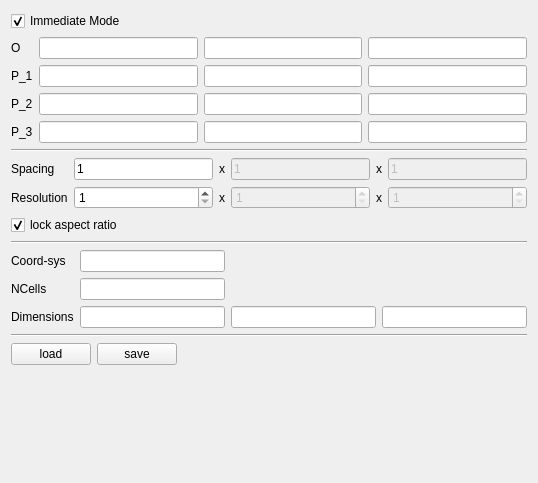
<?xml version="1.0" encoding="UTF-8"?>
<ui version="4.0">
 <class>pqSQVolumeSourceForm</class>
 <widget class="QWidget" name="pqSQVolumeSourceForm">
  <property name="geometry">
   <rect>
    <x>0</x>
    <y>0</y>
    <width>538</width>
    <height>483</height>
   </rect>
  </property>
  <property name="windowTitle">
   <string>Form</string>
  </property>
  <layout class="QVBoxLayout" name="verticalLayout">
   <item>
    <layout class="QHBoxLayout" name="horizontalLayout_8">
     <item>
      <widget class="QCheckBox" name="immediateMode">
       <property name="text">
        <string>Immediate Mode</string>
       </property>
       <property name="checked">
        <bool>true</bool>
       </property>
      </widget>
     </item>
     <item>
      <spacer name="horizontalSpacer_4">
       <property name="orientation">
        <enum>Qt::Horizontal</enum>
       </property>
       <property name="sizeHint" stdset="0">
        <size>
         <width>40</width>
         <height>20</height>
        </size>
       </property>
      </spacer>
     </item>
    </layout>
   </item>
   <item>
    <layout class="QGridLayout" name="gridLayout">
     <item row="0" column="0">
      <widget class="QLabel" name="label">
       <property name="text">
        <string>O</string>
       </property>
       <property name="buddy">
        <cstring>o_x</cstring>
       </property>
      </widget>
     </item>
     <item row="0" column="1">
      <widget class="QLineEdit" name="o_x"/>
     </item>
     <item row="0" column="2">
      <widget class="QLineEdit" name="o_y"/>
     </item>
     <item row="0" column="3">
      <widget class="QLineEdit" name="o_z"/>
     </item>
     <item row="1" column="0">
      <widget class="QLabel" name="label_2">
       <property name="text">
        <string>P_1</string>
       </property>
       <property name="buddy">
        <cstring>p1_x</cstring>
       </property>
      </widget>
     </item>
     <item row="1" column="1">
      <widget class="QLineEdit" name="p1_x"/>
     </item>
     <item row="1" column="2">
      <widget class="QLineEdit" name="p1_y"/>
     </item>
     <item row="1" column="3">
      <widget class="QLineEdit" name="p1_z"/>
     </item>
     <item row="2" column="0">
      <widget class="QLabel" name="label_3">
       <property name="text">
        <string>P_2</string>
       </property>
       <property name="buddy">
        <cstring>p2_x</cstring>
       </property>
      </widget>
     </item>
     <item row="2" column="1">
      <widget class="QLineEdit" name="p2_x"/>
     </item>
     <item row="2" column="2">
      <widget class="QLineEdit" name="p2_y"/>
     </item>
     <item row="2" column="3">
      <widget class="QLineEdit" name="p2_z"/>
     </item>
     <item row="3" column="0">
      <widget class="QLabel" name="label_11">
       <property name="text">
        <string>P_3</string>
       </property>
       <property name="buddy">
        <cstring>p3_x</cstring>
       </property>
      </widget>
     </item>
     <item row="3" column="1">
      <widget class="QLineEdit" name="p3_x"/>
     </item>
     <item row="3" column="2">
      <widget class="QLineEdit" name="p3_y"/>
     </item>
     <item row="3" column="3">
      <widget class="QLineEdit" name="p3_z"/>
     </item>
    </layout>
   </item>
   <item>
    <widget class="Line" name="line_2">
     <property name="orientation">
      <enum>Qt::Horizontal</enum>
     </property>
    </widget>
   </item>
   <item>
    <layout class="QGridLayout" name="gridLayout_3">
     <item row="0" column="1">
      <widget class="QLineEdit" name="dx">
       <property name="text">
        <string>1</string>
       </property>
       <property name="readOnly">
        <bool>false</bool>
       </property>
      </widget>
     </item>
     <item row="0" column="2">
      <widget class="QLabel" name="label_12">
       <property name="text">
        <string>x</string>
       </property>
      </widget>
     </item>
     <item row="0" column="3">
      <widget class="QLineEdit" name="dy">
       <property name="enabled">
        <bool>false</bool>
       </property>
       <property name="text">
        <string>1</string>
       </property>
       <property name="readOnly">
        <bool>false</bool>
       </property>
      </widget>
     </item>
     <item row="0" column="4">
      <widget class="QLabel" name="label_13">
       <property name="text">
        <string>x</string>
       </property>
      </widget>
     </item>
     <item row="0" column="5">
      <widget class="QLineEdit" name="dz">
       <property name="enabled">
        <bool>false</bool>
       </property>
       <property name="text">
        <string>1</string>
       </property>
       <property name="readOnly">
        <bool>false</bool>
       </property>
      </widget>
     </item>
     <item row="1" column="0">
      <widget class="QLabel" name="label_5">
       <property name="text">
        <string>Resolution</string>
       </property>
       <property name="buddy">
        <cstring>res_x</cstring>
       </property>
      </widget>
     </item>
     <item row="1" column="1">
      <widget class="QSpinBox" name="res_x">
       <property name="minimum">
        <number>1</number>
       </property>
       <property name="maximum">
        <number>999999999</number>
       </property>
      </widget>
     </item>
     <item row="1" column="2">
      <widget class="QLabel" name="label_6">
       <property name="text">
        <string>x</string>
       </property>
      </widget>
     </item>
     <item row="1" column="3">
      <widget class="QSpinBox" name="res_y">
       <property name="enabled">
        <bool>false</bool>
       </property>
       <property name="readOnly">
        <bool>false</bool>
       </property>
       <property name="minimum">
        <number>1</number>
       </property>
       <property name="maximum">
        <number>999999999</number>
       </property>
      </widget>
     </item>
     <item row="1" column="4">
      <widget class="QLabel" name="label_14">
       <property name="text">
        <string>x</string>
       </property>
      </widget>
     </item>
     <item row="1" column="5">
      <widget class="QSpinBox" name="res_z">
       <property name="enabled">
        <bool>false</bool>
       </property>
       <property name="readOnly">
        <bool>false</bool>
       </property>
       <property name="minimum">
        <number>1</number>
       </property>
       <property name="maximum">
        <number>999999999</number>
       </property>
      </widget>
     </item>
     <item row="0" column="0">
      <widget class="QLabel" name="label_8">
       <property name="text">
        <string>Spacing</string>
       </property>
       <property name="buddy">
        <cstring>dx</cstring>
       </property>
      </widget>
     </item>
    </layout>
   </item>
   <item>
    <layout class="QHBoxLayout" name="horizontalLayout_7">
     <item>
      <layout class="QVBoxLayout" name="verticalLayout_2">
       <item>
        <widget class="QCheckBox" name="aspectLock">
         <property name="text">
          <string>lock aspect ratio</string>
         </property>
         <property name="checked">
          <bool>true</bool>
         </property>
        </widget>
       </item>
      </layout>
     </item>
     <item>
      <spacer name="horizontalSpacer_3">
       <property name="orientation">
        <enum>Qt::Horizontal</enum>
       </property>
       <property name="sizeHint" stdset="0">
        <size>
         <width>40</width>
         <height>20</height>
        </size>
       </property>
      </spacer>
     </item>
    </layout>
   </item>
   <item>
    <widget class="Line" name="line_3">
     <property name="orientation">
      <enum>Qt::Horizontal</enum>
     </property>
    </widget>
   </item>
   <item>
    <layout class="QGridLayout" name="gridLayout_2">
     <item row="0" column="0">
      <widget class="QLabel" name="label_10">
       <property name="sizePolicy">
        <sizepolicy hsizetype="Preferred" vsizetype="Preferred">
         <horstretch>0</horstretch>
         <verstretch>0</verstretch>
        </sizepolicy>
       </property>
       <property name="text">
        <string>Coord-sys</string>
       </property>
       <property name="buddy">
        <cstring>coordStatus</cstring>
       </property>
      </widget>
     </item>
     <item row="0" column="1">
      <widget class="QLineEdit" name="coordStatus">
       <property name="readOnly">
        <bool>true</bool>
       </property>
      </widget>
     </item>
     <item row="1" column="0">
      <widget class="QLabel" name="label_9">
       <property name="text">
        <string>NCells</string>
       </property>
       <property name="buddy">
        <cstring>nCells</cstring>
       </property>
      </widget>
     </item>
     <item row="1" column="1">
      <widget class="QLineEdit" name="nCells">
       <property name="readOnly">
        <bool>true</bool>
       </property>
      </widget>
     </item>
     <item row="2" column="0">
      <widget class="QLabel" name="label_7">
       <property name="text">
        <string>Dimensions</string>
       </property>
       <property name="buddy">
        <cstring>dim_x</cstring>
       </property>
      </widget>
     </item>
     <item row="2" column="1">
      <widget class="QLineEdit" name="dim_x">
       <property name="readOnly">
        <bool>true</bool>
       </property>
      </widget>
     </item>
     <item row="2" column="2">
      <widget class="QLineEdit" name="dim_y">
       <property name="readOnly">
        <bool>true</bool>
       </property>
      </widget>
     </item>
     <item row="2" column="3">
      <widget class="QLineEdit" name="dim_z">
       <property name="readOnly">
        <bool>true</bool>
       </property>
      </widget>
     </item>
    </layout>
   </item>
   <item>
    <widget class="Line" name="line_4">
     <property name="orientation">
      <enum>Qt::Horizontal</enum>
     </property>
    </widget>
   </item>
   <item>
    <layout class="QHBoxLayout" name="horizontalLayout_5">
     <item>
      <widget class="QPushButton" name="restore">
       <property name="text">
        <string>load</string>
       </property>
      </widget>
     </item>
     <item>
      <widget class="QPushButton" name="save">
       <property name="text">
        <string>save</string>
       </property>
      </widget>
     </item>
     <item>
      <spacer name="horizontalSpacer_5">
       <property name="orientation">
        <enum>Qt::Horizontal</enum>
       </property>
       <property name="sizeHint" stdset="0">
        <size>
         <width>40</width>
         <height>20</height>
        </size>
       </property>
      </spacer>
     </item>
    </layout>
   </item>
   <item>
    <spacer name="verticalSpacer">
     <property name="orientation">
      <enum>Qt::Vertical</enum>
     </property>
     <property name="sizeHint" stdset="0">
      <size>
       <width>20</width>
       <height>136</height>
      </size>
     </property>
    </spacer>
   </item>
  </layout>
 </widget>
 <tabstops>
  <tabstop>o_x</tabstop>
  <tabstop>o_y</tabstop>
  <tabstop>o_z</tabstop>
  <tabstop>p1_x</tabstop>
  <tabstop>p1_y</tabstop>
  <tabstop>p1_z</tabstop>
  <tabstop>p2_x</tabstop>
  <tabstop>p2_y</tabstop>
  <tabstop>p2_z</tabstop>
  <tabstop>p3_x</tabstop>
  <tabstop>p3_y</tabstop>
  <tabstop>p3_z</tabstop>
  <tabstop>dx</tabstop>
  <tabstop>dy</tabstop>
  <tabstop>dz</tabstop>
  <tabstop>res_x</tabstop>
  <tabstop>res_y</tabstop>
  <tabstop>res_z</tabstop>
  <tabstop>aspectLock</tabstop>
  <tabstop>coordStatus</tabstop>
  <tabstop>nCells</tabstop>
  <tabstop>dim_x</tabstop>
  <tabstop>dim_y</tabstop>
  <tabstop>dim_z</tabstop>
  <tabstop>restore</tabstop>
  <tabstop>save</tabstop>
 </tabstops>
 <resources/>
 <connections>
  <connection>
   <sender>aspectLock</sender>
   <signal>toggled(bool)</signal>
   <receiver>res_y</receiver>
   <slot>setDisabled(bool)</slot>
   <hints>
    <hint type="sourcelabel">
     <x>270</x>
     <y>148</y>
    </hint>
    <hint type="destinationlabel">
     <x>199</x>
     <y>148</y>
    </hint>
   </hints>
  </connection>
  <connection>
   <sender>aspectLock</sender>
   <signal>toggled(bool)</signal>
   <receiver>dy</receiver>
   <slot>setDisabled(bool)</slot>
   <hints>
    <hint type="sourcelabel">
     <x>70</x>
     <y>221</y>
    </hint>
    <hint type="destinationlabel">
     <x>315</x>
     <y>161</y>
    </hint>
   </hints>
  </connection>
  <connection>
   <sender>aspectLock</sender>
   <signal>toggled(bool)</signal>
   <receiver>res_z</receiver>
   <slot>setDisabled(bool)</slot>
   <hints>
    <hint type="sourcelabel">
     <x>66</x>
     <y>202</y>
    </hint>
    <hint type="destinationlabel">
     <x>330</x>
     <y>171</y>
    </hint>
   </hints>
  </connection>
  <connection>
   <sender>aspectLock</sender>
   <signal>toggled(bool)</signal>
   <receiver>dz</receiver>
   <slot>setDisabled(bool)</slot>
   <hints>
    <hint type="sourcelabel">
     <x>66</x>
     <y>202</y>
    </hint>
    <hint type="destinationlabel">
     <x>330</x>
     <y>142</y>
    </hint>
   </hints>
  </connection>
 </connections>
</ui>
